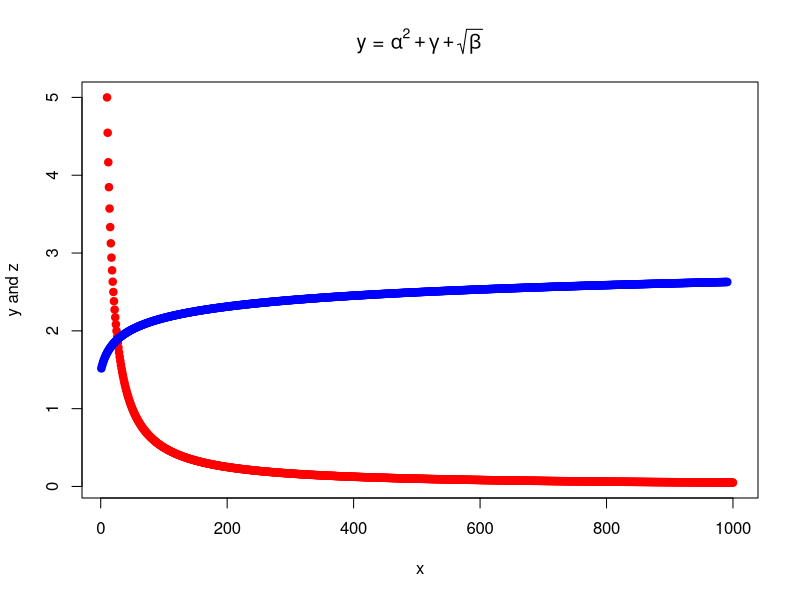

The R source for this figure:
x <- seq(10,1000,1)
y <- sqrt(log(x))
z <- 50/x

main <- expression( paste("y = ",alpha^2+gamma+sqrt(beta)))


plot(x,z,col = 'red',pch = 19,ylab = "y and z",xlab = "x",main = main)
points(y,col = 'blue',pch = 19)